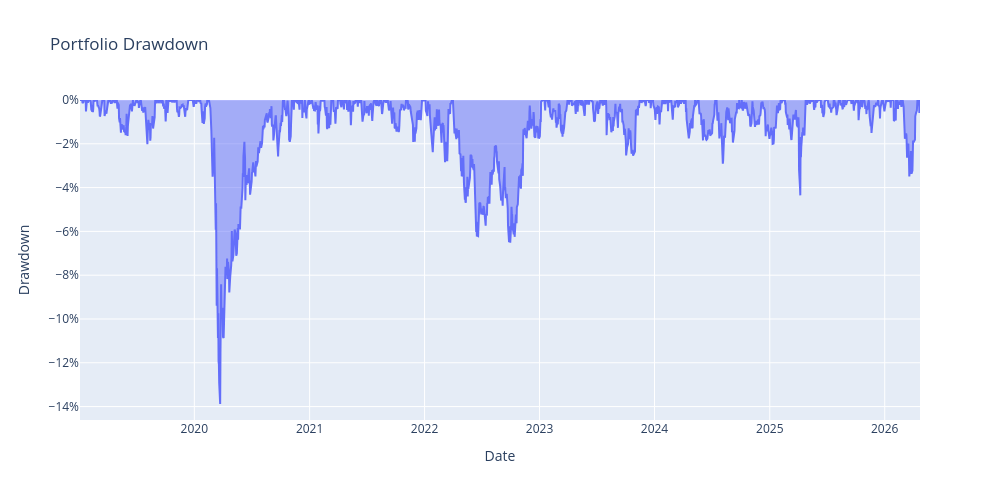

Source (notebook cell):
### Code cell
# ============================================================
# Drawdown interactivo
# ============================================================

drawdown = portfolio_cum / portfolio_cum.cummax() - 1
drawdown_df = pd.DataFrame({"Date": drawdown.index, "Drawdown": drawdown.values})

fig = px.area(
    drawdown_df,
    x="Date",
    y="Drawdown",
    title="Portfolio Drawdown",
)

fig.update_traces(
    hovertemplate="Date: %{x}<br>Drawdown: %{y:.2%}<extra></extra>"
)

fig.update_layout(
    yaxis_tickformat=".0%",
    xaxis_title="Date",
    yaxis_title="Drawdown",
    width=1000,
    height=500
)

fig.show()

### Figure 1 — Plotly figure (JSON) as saved in the notebook; plotly's stock layout.template omitted (floating-point values rounded to 4 significant figures; data arrays with more than 128 entries replaced by an {"elided": "..."} marker saying what was removed)
{"data": [{"fillpattern": {"shape": ""}, "hovertemplate": "Date: %{x}<br>Drawdown: %{y:.2%}<extra></extra>", "legendgroup": "", "line": {"color": "#636efa"}, "marker": {"symbol": "circle"}, "mode": "lines", "name": "", "orientation": "v", "showlegend": false, "stackgroup": "1", "type": "scatter", "x": {"elided": "1888 str values"}, "xaxis": "x", "y": {"elided": "1888 float values"}, "yaxis": "y"}], "layout": {"height": 500, "legend": {"tracegroupgap": 0}, "title": {"text": "Portfolio Drawdown"}, "width": 1000, "xaxis": {"anchor": "y", "domain": [0, 1], "title": {"text": "Date"}}, "yaxis": {"anchor": "x", "domain": [0, 1], "tickformat": ".0%", "title": {"text": "Drawdown"}}}}
